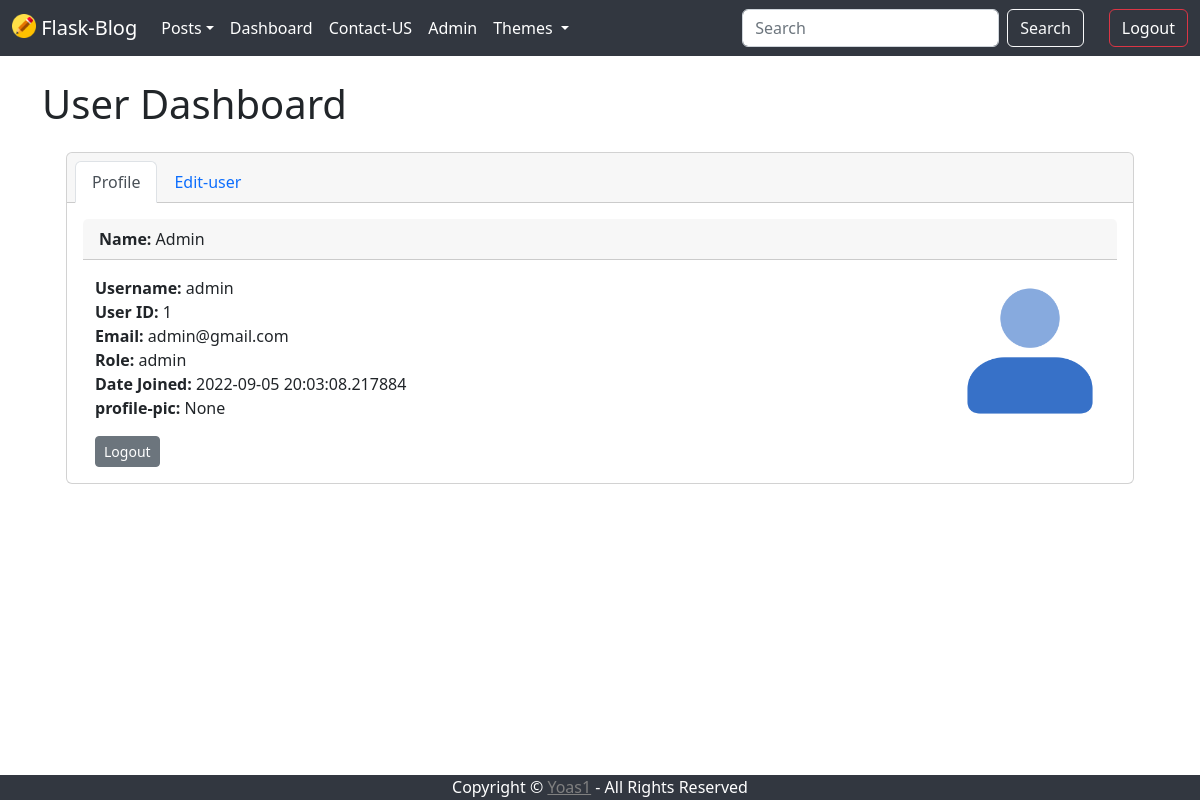
The app's page /dashboard (signed in) with its own data.
### app.py (models this page shows, shortened)
class Users(db.Model, UserMixin):
    id = db.Column(db.Integer, primary_key=True)
    username = db.Column(db.String(30), nullable=False, unique=True)
    name = db.Column(db.String(100), nullable=False)
    email = db.Column(db.String(100), nullable=False, unique=True)
    pet_name = db.Column(db.String(100))
    date_added = db.Column(db.DateTime, default=datetime.utcnow)
    profile_pic = db.Column(db.String(), nullable=True)
    password_hash = db.Column(db.String(128))
    posts = db.relationship('Posts', backref='post_auth')
    @property
    def passwrod(self):
        raise AttributeError('Password is not a readable attribute')

### app.py (the view)
@app.route('/dashboard', methods=['GET', 'POST'])
@login_required
def dashboard():
    form = UserForm()
    id = current_user.id
    pic = current_user.profile_pic
    name_to_update = Users.query.get_or_404(id)
    if request.method == "POST":
        name_to_update.name = request.form['name']
        name_to_update.username = request.form['username']
        name_to_update.email = request.form['email']
        name_to_update.profile_pic = request.files['profile_pic']
        hashed_pw = generate_password_hash(form.password_hash.data, "sha256")
        name_to_update.password_hash = hashed_pw
        if request.files['profile_pic']:
            pic_filename = secure_filename(name_to_update.profile_pic.filename)
            pic_name = str(uuid.uuid1()) + "_" + pic_filename
            saver = name_to_update.profile_pic
            name_to_update.profile_pic = pic_name
            try:
                db.session.commit()
                saver.save(os.path.join(app.config['UPLOAD_FOLDER'], pic_name))
                flash("User updated successfully!")
                return render_template("dashboard.html", form=form, name_to_update=name_to_update, id=id)
            except:
                flash("Error!")
                return render_template("dashboard.html", form=form, name_to_update=name_to_update, id=id)
        else:
            name_to_update.profile_pic = pic
            db.session.commit()
            flash("User updated successfully!")
            return render_template("dashboard.html", form=form, name_to_update=name_to_update, id=id)
    else:
        return render_template("dashboard.html", form=form, name_to_update=name_to_update, id=id)
    return render_template('dashboard.html')

### forms.py
class UserForm(FlaskForm):
    name = StringField('Name', validators=[DataRequired()])
    username = StringField('Username', validators=[DataRequired()])
    email = StringField('Email', validators=[Email(message='Not a valid email address.'), DataRequired()])
    pet_name = SelectField('Role', validators=[DataRequired()], choices=USER_CHOICES, default='developer')
    password_hash = PasswordField('Password', validators=[DataRequired(), EqualTo('password_hash2', message='Passwords must match!')])
    password_hash2 = PasswordField('Confirm password', validators=[DataRequired()])
    profile_pic = FileField("Profile Picture")
    submit = SubmitField('Submit')

class SearchForm(FlaskForm):
    searched = StringField('Searched')
    submit = SubmitField('Submit')

### app.py (called while the page is built)
@login_manager.user_loader
def load_user(user_id):
    return Users.query.get(int(user_id))

@app.context_processor
def base():
    form = SearchForm()
    return dict(form=form)

### templates/dashboard.html (shortened to what this page needs)
<!DOCTYPE html>
<html>
  <head>
  </head>
  {% extends 'base.html' %}
  {% block content %}
  <body>
    <h1>User Dashboard</h1>
<div class="m-4">
    <div class="card">
        <div class="card-header">
            <ul class="nav nav-tabs card-header-tabs" id="myTab">
                <li class="nav-item">
                    <a href="#profile" class="nav-link active" data-bs-toggle="tab">Profile</a>
                </li>
                <li class="nav-item">
                    <a href="#edit-user" class="nav-link" data-bs-toggle="tab">Edit-user</a>
                </li>
            </ul>
        </div>
        <div class="card-body">
            <div class="tab-content">
                <div class="tab-pane fade show active" id="profile">
                    <div class="card-header">
                        <strong>Name:</strong>  {{ current_user.name }}
                    </div>
                    <p class="card-text">
                        <div class="container">
                            <div class="row">
                                <div class="col-8">
                        <strong>Username:</strong>  {{ current_user.username }} <br>
                        <strong>User ID:</strong>  {{ current_user.id }} <br>
                        <strong>Email:</strong>  {{ current_user.email }} <br>
                        <strong>Role:</strong>  {{ current_user.pet_name }} <br>
                        <strong>Date Joined:</strong>  {{ current_user.date_added }} <br>
                        <strong>profile-pic:</strong>  {{ current_user.profile_pic }} <br>
                    </p>
                    <a href="{{ url_for('logout') }}" class="btn btn-secondary btn-sm">Logout</a>
                    </div>
                    <div class="col-4">
                        {% if current_user.profile_pic %}
                        <img src="{{ url_for('static', filename='imgs/users/' + current_user.profile_pic ) }}" width="150" height="150" align="right">
                        {% else %}
                        <img src="{{ url_for('static', filename='imgs/profile_picture.png') }}" width="150" height="150" align="right">
                        {% endif %}
                    </div>
                  </div>
                 </div>
                </div>
            </div>
        </div>
</body>
{% endblock %}

### records on screen
Users: name "Admin", username "admin", id "1", email "admin@gmail.com", pet_name "admin", date_added "2022-09-05 20:03:08.217884", profile_pic "None"
